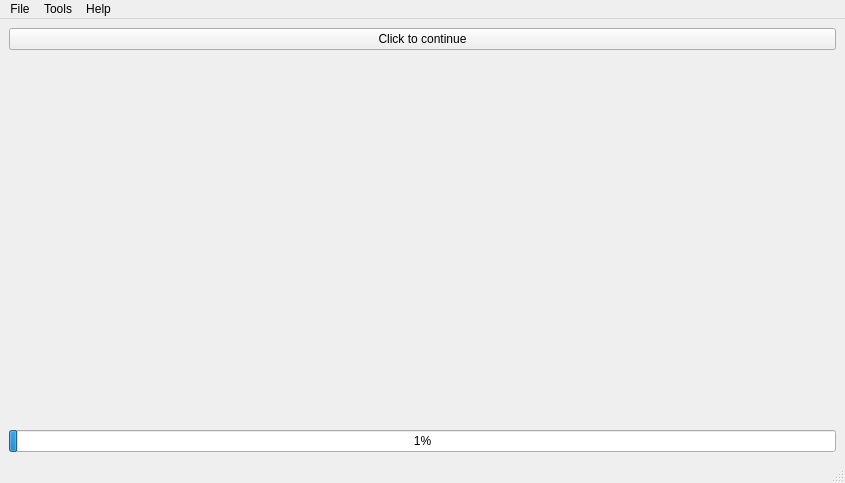
<?xml version="1.0" encoding="UTF-8"?>
<ui version="4.0">
 <class>MainWindow</class>
 <widget class="QMainWindow" name="MainWindow">
  <property name="geometry">
   <rect>
    <x>0</x>
    <y>0</y>
    <width>845</width>
    <height>483</height>
   </rect>
  </property>
  <property name="windowTitle">
   <string>MainWindow</string>
  </property>
  <widget class="QWidget" name="centralwidget">
   <layout class="QGridLayout" name="gridLayout">
    <item row="7" column="0">
     <widget class="QProgressBar" name="progressBar_main">
      <property name="autoFillBackground">
       <bool>false</bool>
      </property>
      <property name="value">
       <number>1</number>
      </property>
     </widget>
    </item>
    <item row="5" column="0">
     <widget class="QPushButton" name="pushButton">
      <property name="text">
       <string>Click to continue</string>
      </property>
     </widget>
    </item>
    <item row="6" column="0">
     <spacer name="verticalSpacer">
      <property name="orientation">
       <enum>Qt::Vertical</enum>
      </property>
      <property name="sizeHint" stdset="0">
       <size>
        <width>20</width>
        <height>40</height>
       </size>
      </property>
     </spacer>
    </item>
   </layout>
  </widget>
  <widget class="QMenuBar" name="menubar">
   <property name="geometry">
    <rect>
     <x>0</x>
     <y>0</y>
     <width>845</width>
     <height>34</height>
    </rect>
   </property>
   <widget class="QMenu" name="menuFile">
    <property name="title">
     <string>File</string>
    </property>
    <widget class="QMenu" name="menuSave">
     <property name="title">
      <string>Save</string>
     </property>
     <addaction name="actionSave_Progress"/>
     <addaction name="actionSave_and_Exit"/>
    </widget>
    <widget class="QMenu" name="menuOpen">
     <property name="title">
      <string>Open</string>
     </property>
    </widget>
    <widget class="QMenu" name="menuNew">
     <property name="title">
      <string>New</string>
     </property>
     <addaction name="actionTraining_Session"/>
     <addaction name="actionWindow"/>
    </widget>
    <addaction name="menuNew"/>
    <addaction name="menuOpen"/>
    <addaction name="menuSave"/>
    <addaction name="actionExit"/>
   </widget>
   <widget class="QMenu" name="menuTools">
    <property name="title">
     <string>Tools</string>
    </property>
   </widget>
   <widget class="QMenu" name="menuHelp">
    <property name="title">
     <string>Help</string>
    </property>
   </widget>
   <addaction name="menuFile"/>
   <addaction name="menuTools"/>
   <addaction name="menuHelp"/>
  </widget>
  <widget class="QStatusBar" name="statusbar"/>
  <action name="actionExit">
   <property name="text">
    <string>Exit</string>
   </property>
  </action>
  <action name="actionSave_Progress">
   <property name="text">
    <string>Save Progress</string>
   </property>
  </action>
  <action name="actionSave_and_Exit">
   <property name="text">
    <string>Save and Exit</string>
   </property>
  </action>
  <action name="actionSaved_Session">
   <property name="text">
    <string>Saved Session</string>
   </property>
  </action>
  <action name="actionTraining_Session">
   <property name="text">
    <string>Training Session</string>
   </property>
  </action>
  <action name="actionWindow">
   <property name="text">
    <string>Window</string>
   </property>
  </action>
 </widget>
 <resources/>
 <connections/>
 <buttongroups>
  <buttongroup name="buttonGroup_radioMain"/>
 </buttongroups>
</ui>
